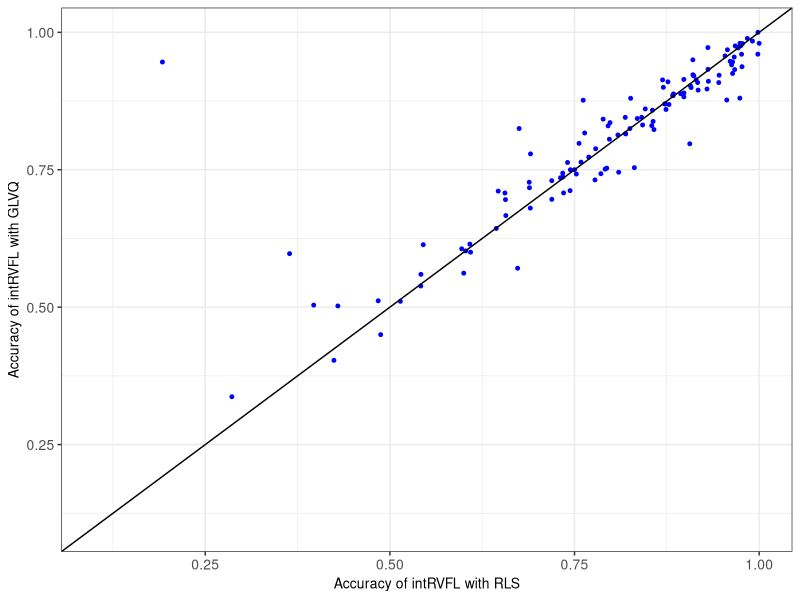

This chart was generated by the following R code:
library(dplyr)
library(ggplot2)

intLMS <- read.csv(file="int_lms_acc.csv", sep='\t', header=FALSE)
intLVQ <- read.csv(file="int_lvq1_acc.csv", sep='\t', header=FALSE)
compData <- cbind(intLMS, intLVQ)
colnames(compData) <- c("LMS", "LVQ")

mean(compData[, "LMS"]) 
mean(compData[, "LVQ"])

t.test(compData$LMS, compData$LVQ, paired = TRUE)

shapiro.test(compData$LMS)
shapiro.test(compData$LVQ)
wilcox.test(compData$LMS, compData$LVQ, paired = TRUE)

cor(compData$LMS, compData$LVQ)

png("fourth_figure.png", width=1000, height=900, res=300)

ggplot(compData, aes(x=LMS, y=LVQ)) +
  geom_point(size = 1, color = "blue") +
  geom_abline(slope=1, intercept=0) +
  xlim(0.1, 1.0) +
  ylim(0.1, 1.0) +
  xlab("Accuracy of intRVFL with RLS") +
  ylab("Accuracy of intRVFL with GLVQ") +
  theme_bw() +
  theme(axis.text.x=element_text(size=10),
        axis.text.y=element_text(size=10),
        axis.title.x=element_text(size=10),
        axis.title.y=element_text(size=10))
#        text=element_text(family="Arial", size=10))

dev.off()

